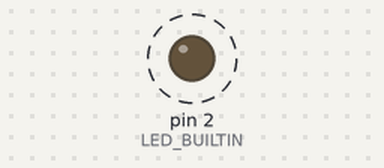
Recording of a sketch running on a simulated Arduino Uno, built with avr-gcc and run on an emulated ATmega328P. Parts: output pins drawn as LEDs (lit = HIGH). Dashed ring = blinking.

Above: at 0.5 s.
Timing chart, 0 to 4.6 s (numbered marks = the images above):
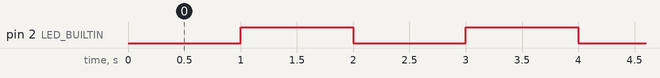

Measured:
- by itself, pin 2 (LED_BUILTIN): alternates HIGH for 1.0 s and LOW for 1.0 s

The sketch:

app.ino
```cpp
#define LED_BUILTIN 2

int ledState = LOW;

unsigned long previousMillis = 0;
const long interval = 1000;

void setup() {
  pinMode(LED_BUILTIN, OUTPUT);
}

void loop()
{
  unsigned long currentMillis = millis();
  if(currentMillis - previousMillis >= interval) {
    previousMillis = currentMillis;
    if (ledState == LOW)
      ledState = HIGH;  // Note that this switches the LED *off*
    else
      ledState = LOW;   // Note that this switches the LED *on*
    digitalWrite(LED_BUILTIN, ledState);
  }
}
```
